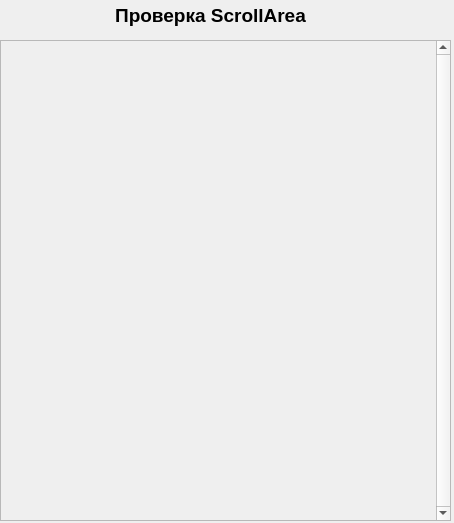
<?xml version="1.0" encoding="UTF-8"?>
<ui version="4.0">
 <class>UK5_test3Class</class>
 <widget class="QMainWindow" name="UK5_test3Class">
  <property name="geometry">
   <rect>
    <x>0</x>
    <y>0</y>
    <width>454</width>
    <height>523</height>
   </rect>
  </property>
  <property name="sizePolicy">
   <sizepolicy hsizetype="Fixed" vsizetype="Fixed">
    <horstretch>0</horstretch>
    <verstretch>0</verstretch>
   </sizepolicy>
  </property>
  <property name="windowTitle">
   <string>UK5_test3</string>
  </property>
  <widget class="QWidget" name="centralWidget">
   <widget class="QLabel" name="UK5_label">
    <property name="geometry">
     <rect>
      <x>0</x>
      <y>0</y>
      <width>421</width>
      <height>31</height>
     </rect>
    </property>
    <property name="font">
     <font>
      <pointsize>14</pointsize>
      <weight>75</weight>
      <bold>true</bold>
     </font>
    </property>
    <property name="text">
     <string>Проверка ScrollArea</string>
    </property>
    <property name="alignment">
     <set>Qt::AlignCenter</set>
    </property>
   </widget>
   <widget class="QScrollArea" name="UK5_scrollArea">
    <property name="geometry">
     <rect>
      <x>0</x>
      <y>40</y>
      <width>451</width>
      <height>481</height>
     </rect>
    </property>
    <property name="verticalScrollBarPolicy">
     <enum>Qt::ScrollBarAlwaysOn</enum>
    </property>
    <property name="widgetResizable">
     <bool>true</bool>
    </property>
    <widget class="QWidget" name="scrollAreaWidgetContents">
     <property name="geometry">
      <rect>
       <x>0</x>
       <y>0</y>
       <width>432</width>
       <height>479</height>
      </rect>
     </property>
     <property name="sizePolicy">
      <sizepolicy hsizetype="Preferred" vsizetype="Expanding">
       <horstretch>0</horstretch>
       <verstretch>0</verstretch>
      </sizepolicy>
     </property>
     <widget class="QWidget" name="verticalLayoutWidget">
      <property name="geometry">
       <rect>
        <x>0</x>
        <y>0</y>
        <width>431</width>
        <height>481</height>
       </rect>
      </property>
      <layout class="QVBoxLayout" name="UK5_verticalLayout"/>
     </widget>
    </widget>
   </widget>
  </widget>
 </widget>
 <layoutdefault spacing="6" margin="11"/>
 <resources>
  <include location="UK5_test3.qrc"/>
 </resources>
 <connections/>
</ui>
